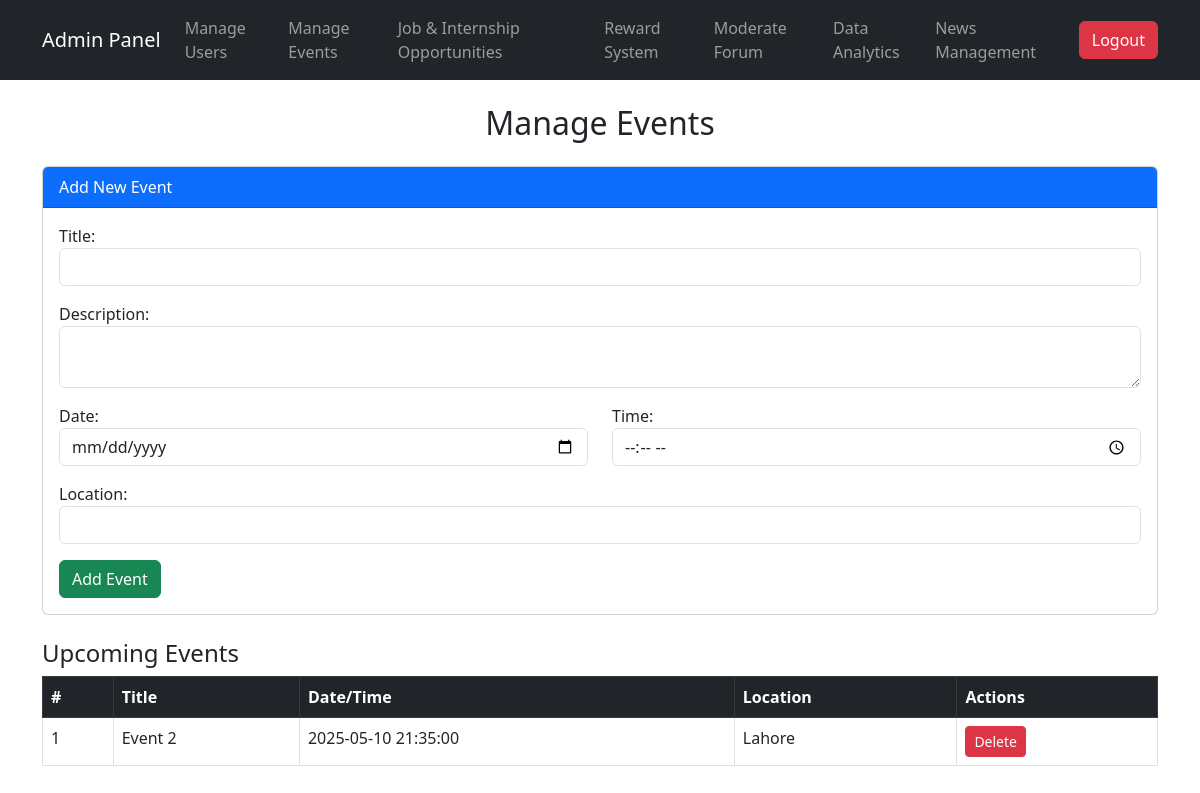
Page /manage_events.php (signed in) on the committed database.
### tables this page shows
CREATE TABLE `events` (
  `id` int(11) NOT NULL,
  `title` varchar(255) NOT NULL,
  `description` text NOT NULL,
  `date` date NOT NULL,
  `time` time NOT NULL,
  `location` varchar(255) NOT NULL,
  `created_at` timestamp NOT NULL DEFAULT current_timestamp()
);

### manage_events.php (the view, shortened to what this page needs)
<?php
include('db.php');
$events = mysqli_query($conn, "SELECT * FROM events ORDER BY date ASC");
?>
<!DOCTYPE html>
<html lang="en">
<head>
    <link href="https://cdn.jsdelivr.net/npm/bootstrap@5.3.0/dist/css/bootstrap.min.css" rel="stylesheet">
</head>
<body>
<?php include 'admin_navbar.php'; ?>
<div class="container mt-4">
    <h2 class="text-center">Manage Events</h2>
    <div class="card my-4">
        <div class="card-header bg-primary text-white">Add New Event</div>
        <div class="card-body">
            <form method="POST">
                <div class="mb-3">
                    <label>Title:</label>
                    <input type="text" name="title" class="form-control">
                </div>
                <div class="mb-3">
                    <label>Description:</label>
                    <textarea name="description" class="form-control"></textarea>
                </div>
                <div class="row mb-3">
                    <div class="col">
                        <label>Date:</label>
                        <input type="date" name="date" class="form-control">
                    </div>
                    <div class="col">
                        <label>Time:</label>
                        <input type="time" name="time" class="form-control">
                    </div>
                </div>
                <div class="mb-3">
                    <label>Location:</label>
                    <input type="text" name="location" class="form-control">
                </div>
                <button type="submit" class="btn btn-success">Add Event</button>
            </form>
        </div>
    </div>
    <h4>Upcoming Events</h4>
    <table class="table table-bordered">
        <thead class="table-dark">
            <tr>
                <th>#</th>
                <th>Title</th>
                <th>Date/Time</th>
                <th>Location</th>
                <th>Actions</th>
            </tr>
        </thead>
        <tbody>
        <?php while ($event = mysqli_fetch_assoc($events)): ?>
            <tr>
                <td><?= $event['id'] ?></td>
                <td><?= $event['title'] ?></td>
                <td><?= $event['date'].' '.$event['time'] ?></td>
                <td><?= $event['location'] ?></td>
                <td>
                    <a href="manage_events.php?delete=<?= $event['id'] ?>" class="btn btn-danger btn-sm" onclick="return confirm('Delete this event?')">Delete</a>
                </td>
            </tr>
        <?php endwhile; ?>
        </tbody>
    </table>
</div>
</body>
</html>

### rows in the picture
events: id "1", title "Event 2", date "2025-05-10", time "21:35:00", location "Lahore"
